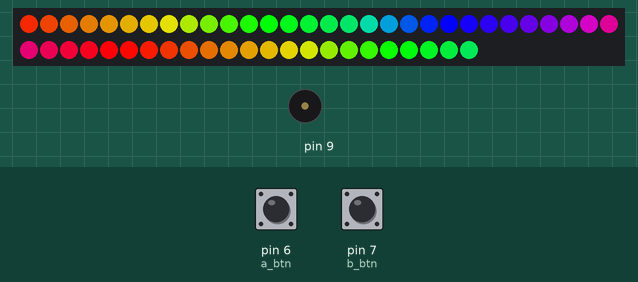
A sketch run on a simulated Arduino Uno, built with avr-gcc and run on an emulated ATmega328P. Shown: 53 RGB LEDs in strip order, left to right, continuing on the next row, buzzer (waves = sounding). Inputs (shaded band) come from the test bench; at power-on: pin 6 (a_btn) HIGH, pin 7 (b_btn) HIGH. Dim RGB values are drawn brighter than linear.

Above: at 1.2 s.
1.3 s: pin 6 (a_btn) pulled LOW for 0.15 s
At 2.1 s:
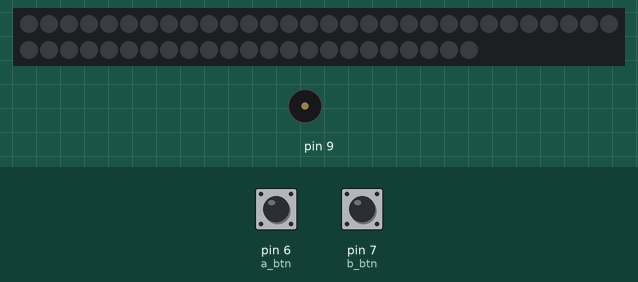
At 7.1 s:
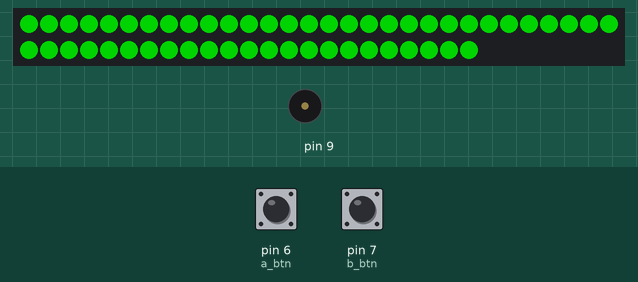
7.4 s: pin 7 (b_btn) pulled LOW for 0.15 s
9.0 s: pin 6 (a_btn) pulled LOW for 1 s
10.6 s: pin 7 (b_btn) pulled LOW for 1 s
Timing chart, 0 to 13.6 s (numbered marks = the images above; inputs shaded):
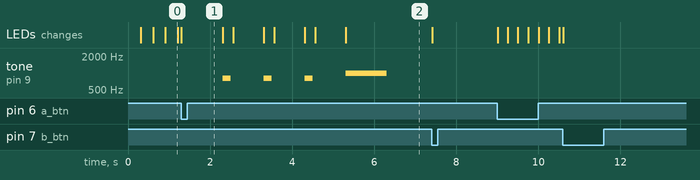

The sketch:

ledhiaketa.ino
```cpp
#define NEOPIXEL_DATA_PIN 5
#define NUM_LEDS 53

#include <FastLED.h>
CRGB leds[NUM_LEDS];

const int a_btn = 6;
const int b_btn = 7;

unsigned int a_score = 0;
unsigned int b_score = 0;
unsigned int a_clicks = 0;
unsigned int b_clicks = 0;

unsigned long t = 0;

unsigned int gHue = 0;
int mode = 0;

void setup() {
  // put your setup code here, to run once:
  Serial.begin(115200);
  FastLED.addLeds<NEOPIXEL, NEOPIXEL_DATA_PIN>(leds, NUM_LEDS);
  startCountdown();
  countSetup();
}


unsigned long last_evt_t = 0;
void loop() {
  // put your main code here, to run repeatedly:
  /*if (millis() - t >= 100) {
    t = millis();
    Serial.print(a_score);
    Serial.print("\t");
    Serial.println(b_score);
  }*/

  unsigned long t = millis();


  if (mode == 0) {
    EVERY_N_MILLISECONDS( 1 ) {
      gHue++;  // slowly cycle the "base color" through the rainbow
    }
    fill_rainbow( leds, NUM_LEDS, gHue, 7);
    FastLED.show();

    if (!digitalRead(a_btn) || !digitalRead(b_btn)) {
      mode = 3;
      startCountdown();
      last_evt_t = t;
      a_clicks = 0;
      b_clicks = 0;
    }
  }

  // Playing
  if (mode == 1) {
    countScore();
    drawBoard();

    if (a_score >= NUM_LEDS) {
      mode = 2;
      startWinnerAnimation(1);
      last_evt_t = t;
    }
    if (b_score >= NUM_LEDS) {
      mode = 2;
      startWinnerAnimation(2);
      last_evt_t = t;

    }
  }

  //
  if (mode == 2) {
    drawWinnerAnimation();
    if (t - last_evt_t >= 5000) {
      mode = 0;
      last_evt_t = t;
    }
  }

  //Countdown
  if (mode == 3) {
    if (drawCountdown()) {
      mode = 1;
      last_evt_t = t;
    }
  }


}
```

board_drawer.ino
```cpp
void drawBoard() {
  for (size_t i = 0; i < NUM_LEDS; i++) {
    CRGB color = CRGB::Black;
    if(a_score == 0 && b_score == 0) {
      color = CRGB::Green;
    } else if (a_score == b_score && a_score == i) {
      color = CRGB::Blue;
      if (millis() % 500 < 250) {
        color = CRGB::Red;
      }
    } else if (i == a_score) {
      color = CRGB::Red;
    } else if (i == b_score) {
      color = CRGB::Blue;
    }

    leds[i] = color;
  }
  FastLED.show();
}
```

countdown.ino
```cpp
CRGB color;
unsigned long t0 = 0;
int subMode = 0;

void startCountdown() {
  t0 = millis();
  color =  CRGB::White;
  subMode = 0;
}

float brightness = 0;
bool drawCountdown() {
  t = millis() - t0;
  if (t > 1000 && subMode == 0) {
    brightness = 1;
    subMode = 1;
    tone(9, 800, 200);
  }

  if (t > 2000 && subMode == 1) {
    brightness = 1;
    subMode = 2;
    tone(9, 800, 200);

  }

  if (t > 3000 && subMode == 2) {
    brightness = 1;
    subMode = 3;
    tone(9, 800, 200);

  }

  if (t > 4000 && subMode == 3) {
    color = CRGB::Green;
    brightness = 1;
    subMode = 4;
    tone(9, 1000, 1000);
  }

  if (subMode < 4) {
    brightness = max(brightness - 0.01, 0);
  }

  fill_solid(leds, NUM_LEDS, color);
  nscale8_video(leds, NUM_LEDS,  brightness * 255);
  FastLED.show();

  return t > 5000;


}
```

draw_winner.ino
```cpp
unsigned long t1 = 0;
int animation_winner = 1;

void startWinnerAnimation(int winner) {
  t1 = millis();
  animation_winner = winner;
}

#define animation_speed 30
void drawWinnerAnimation() {
  unsigned long t = millis() - t1;
  int num_on_leds = min(t / animation_speed, NUM_LEDS);
  for (size_t i = 0; i < NUM_LEDS; i++) {
    CRGB color = CRGB::Black;
    if(NUM_LEDS - num_on_leds <= i) {
      color = animation_winner == 1 ? CRGB::Red : CRGB::Blue;
    }
    leds[i] = color;
  }
  FastLED.show();
}
```

score_counter.ino
```cpp
#define CLICKS_PER_POINT 1

bool a_btn_prev_status = LOW;
bool b_btn_prev_status = LOW;

void countScore() {
  bool a_btn_status = digitalRead(a_btn);
  bool b_btn_status = digitalRead(b_btn);

  if (a_btn_status != a_btn_prev_status && a_btn_status == LOW) {
    a_clicks++;
  }


  if (b_btn_status != b_btn_prev_status && b_btn_status == LOW) {
    b_clicks++;
  }
  a_score = (a_clicks - (a_clicks % CLICKS_PER_POINT) ) / CLICKS_PER_POINT;
  b_score = (b_clicks - (b_clicks % CLICKS_PER_POINT) ) / CLICKS_PER_POINT;

  a_btn_prev_status = a_btn_status;
  b_btn_prev_status = b_btn_status;

  delay(5);
}

void countSetup() {
  pinMode(a_btn, INPUT_PULLUP);
  pinMode(b_btn, INPUT_PULLUP);


}
```

Measured:
- after the input at 1.3 s, tone on pin 9: plays 800 Hz for 0.20 s, 800 Hz for 0.20 s, 800 Hz for 0.20 s, 1000 Hz for 1.0 s, starting after 1.0 s; the LEDs: change at once (image 1)
